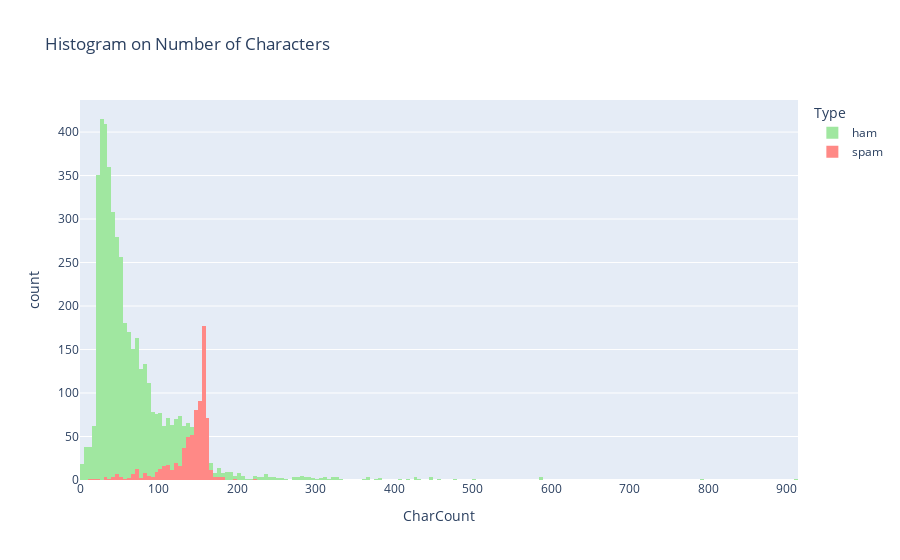

Notebook code cell kept with this figure:
### Markdown cell above
##### Histograms

### Code cell
eda_charc_hist = px.histogram(df[['CharCount', 'Type']], x='CharCount', color='Type', template='plotly', title='Histogram on Number of Characters', color_discrete_sequence=["#A0e7A0", "#FF8986"])
eda_charc_hist.update_layout(barmode='overlay')

### Figure 1 — Plotly figure (JSON) as saved in the notebook; plotly's stock layout.template omitted (floating-point values rounded to 4 significant figures; data arrays with more than 128 entries replaced by an {"elided": "..."} marker saying what was removed)
{"data": [{"alignmentgroup": "True", "bingroup": "x", "hovertemplate": "Type=ham<br>CharCount=%{x}<br>count=%{y}<extra></extra>", "legendgroup": "ham", "marker": {"color": "#A0e7A0", "pattern": {"shape": ""}}, "name": "ham", "offsetgroup": "ham", "orientation": "v", "showlegend": true, "x": {"elided": "4827 int values"}, "xaxis": "x", "yaxis": "y", "type": "histogram"}, {"alignmentgroup": "True", "bingroup": "x", "hovertemplate": "Type=spam<br>CharCount=%{x}<br>count=%{y}<extra></extra>", "legendgroup": "spam", "marker": {"color": "#FF8986", "pattern": {"shape": ""}}, "name": "spam", "offsetgroup": "spam", "orientation": "v", "showlegend": true, "x": {"elided": "747 int values"}, "xaxis": "x", "yaxis": "y", "type": "histogram"}], "layout": {"xaxis": {"anchor": "y", "domain": [0.0, 1.0], "title": {"text": "CharCount"}}, "yaxis": {"anchor": "x", "domain": [0.0, 1.0], "title": {"text": "count"}}, "legend": {"title": {"text": "Type"}, "tracegroupgap": 0}, "title": {"text": "Histogram on Number of Characters"}, "barmode": "overlay"}}
